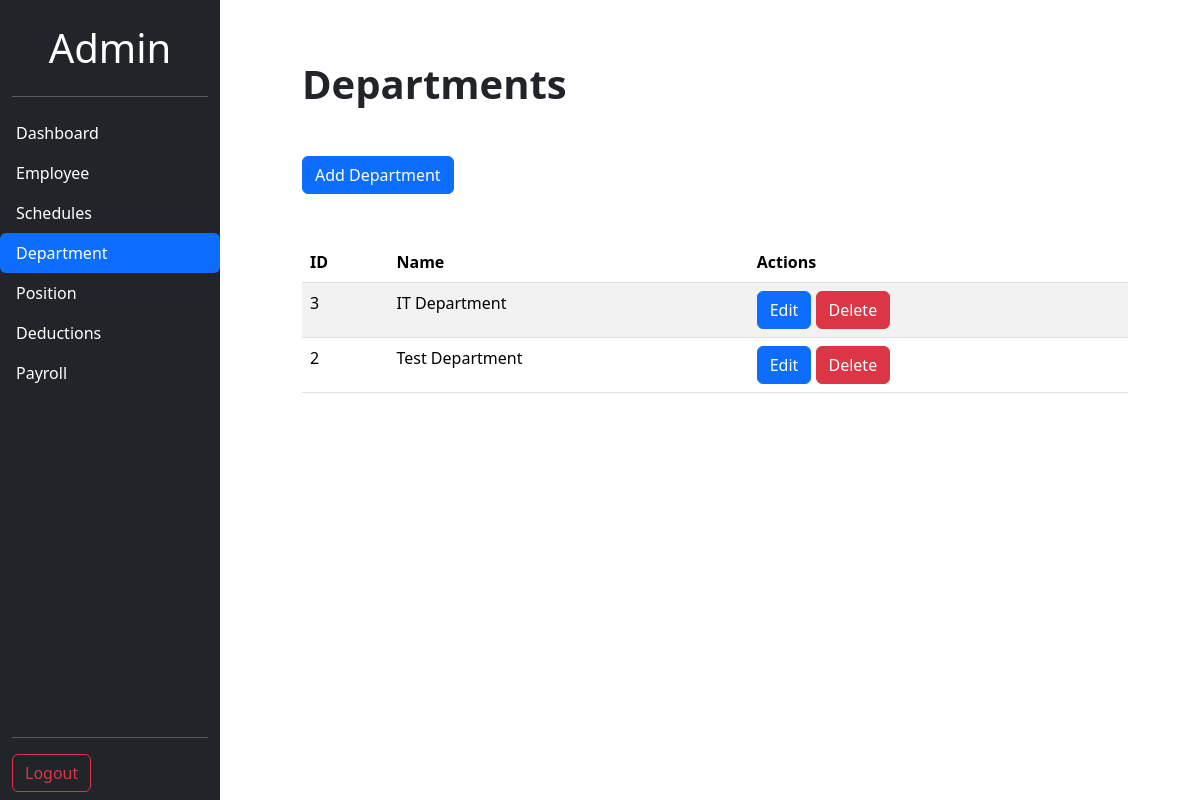
Screenshot of /Admin-Panel/department.php (signed in) with the database file from the repository.
### tables this page shows
CREATE TABLE `departments` (
  `department_id` int(11) NOT NULL,
  `department_name` varchar(100) NOT NULL
);

### Admin-Panel/department.php (the view, shortened to what this page needs)
<?php
require '../includes/department.inc.php';
?>
<!DOCTYPE html>
<html lang="en">
<head>
  <link href="https://cdn.jsdelivr.net/npm/bootstrap@5.3.3/dist/css/bootstrap.min.css" rel="stylesheet" />
  <link rel="stylesheet" href="Styles/general.css" />
  <link rel="stylesheet" href="Styles/info.css" />
</head>
<body>
  <div class="d-flex flex-column position-fixed bot bg-dark vh-100 top-0 start-0" style="width: 220px">
    <div class="container-fluid text-center">
      <h1 class="text-white text-center mt-4">Admin</h1>
    </div>
    <div class="container">
      <hr class="text-white" />
    </div>
    <ul class="nav nav-pills flex-column mb-auto text-white">
      <li class="nav-item">
        <a class="nav-link text-start text-white" href="../Admin-Panel/dashboard.php">Dashboard</a>
      </li>
      <li class="nav-item items">
        <a class="nav-link text-white" href="../Admin-Panel/employee.php">Employee</a>
      </li>
      <li class="nav-item items">
        <a class="nav-link text-white" href="../Admin-Panel/schedules.php">Schedules</a>
      </li>
      <li class="nav-item items">
        <a class="nav-link text-white active" href="../Admin-Panel/department.php">Department</a>
      </li>
      <li class="nav-item items">
        <a class="nav-link text-white" href="../Admin-Panel/position.php">Position</a>
      </li>
      <li class="nav-item items">
        <a class="nav-link text-white" href="../Admin-Panel/deductions.php">Deductions</a>
      </li>
      <li class="nav-item items">
        <a class="nav-link text-white" href="../Admin-Panel/payroll.php">Payroll</a>
      </li>
    </ul>
    <div class="container">
      <hr class="text-white" />
    </div>
    <div class="container mb-2">
      <a class="btn btn-outline-danger" href="../includes/logout.inc.php">Logout</a>
    </div>
  </div>
  <div class="container">
    <h1 class="mb-5"><strong>Departments</strong></h1>
  </div>
  <div class="container">
    <button type="button" class="btn btn-primary" data-bs-toggle="modal" data-bs-target="#add-department">Add Department</button>
  </div>
  <div class="container mt-5">
    <?php
    try {
      $stmt = $pdo->query("SELECT * FROM Departments");
      $departments = $stmt->fetchAll(PDO::FETCH_ASSOC);
    } catch (PDOException $e) {
      $_SESSION['error'] = "Error fetching departments: " . $e->getMessage();
      header("Location: ../Admin-Panel/department.php");
      exit();
    }
    ?>
    <table class="table table-striped">
      <thead>
        <tr>
          <th scope="col">ID</th>
          <th scope="col">Name</th>
          <th scope="col">Actions</th>
        </tr>
      </thead>
      <tbody>
        <?php foreach ($departments as $department): ?>
          <tr>
            <td><?php echo htmlspecialchars($department['department_id']); ?></td>
            <td><?php echo htmlspecialchars($department['department_name']); ?></td>
            <td>
              <button type="button" class="btn btn-primary" data-bs-toggle="modal" data-bs-target="#edit-department-<?php echo $department['department_id']; ?>">Edit</button>
              <a href="../includes/department.inc.php?delete-id=<?php echo $department['department_id']; ?>" class="btn btn-danger" onclick="return confirm('Are you sure you want to delete this department?')">Delete</a>
            </td>
          </tr>
        <?php endforeach; ?>
      </tbody>
    </table>
  </div>
</body>
</html>

### Admin-Panel/Styles/general.css (style rules this page uses)
body { background-color: rgb(255, 255, 255); margin: 0; padding-top: 60px; padding-left: 290px; padding-bottom: 60px; padding-right: 60px; }
.items { background-color: rgb(33, 37, 41); transition: background-color 0.15s; }

### rows the page displays
departments: department_id "3", department_name "IT Department"
departments: department_id "2", department_name "Test Department"
